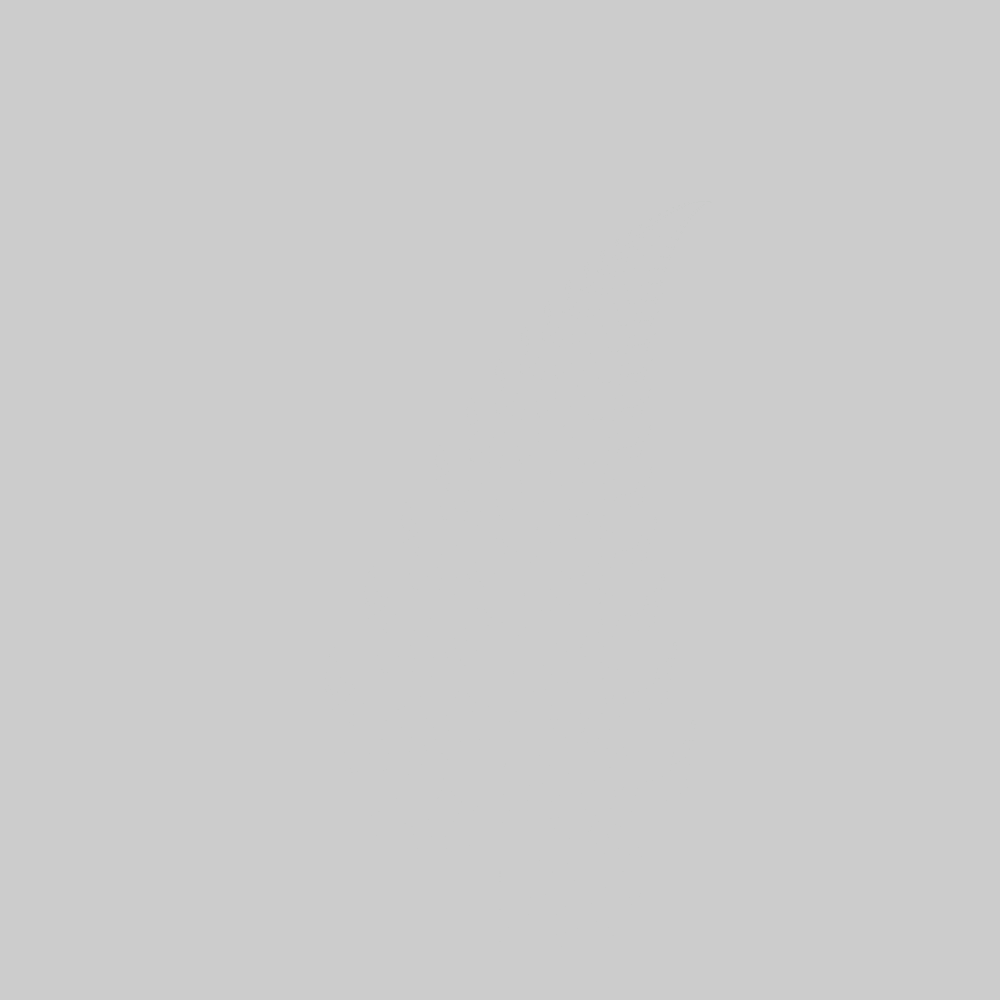
Frame 1 (no input)
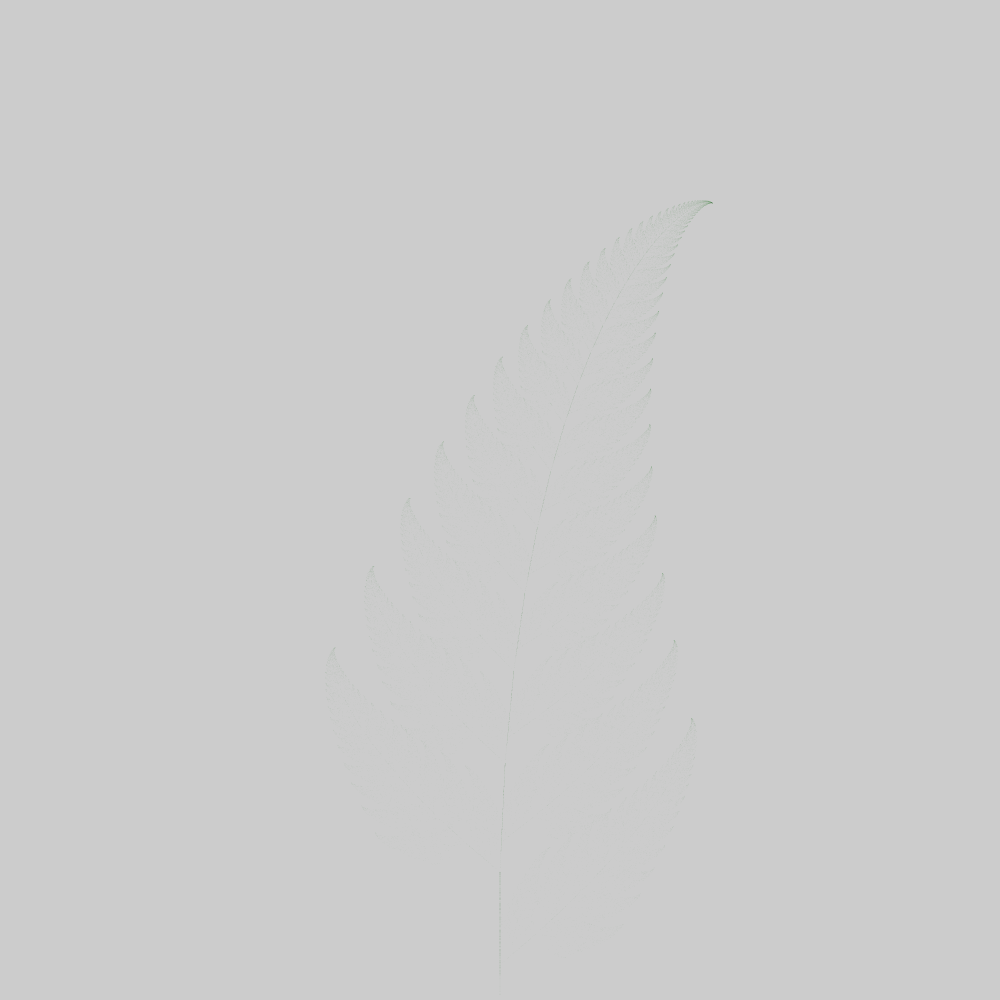
Frame 60 (the mouse pressed at the canvas centre just before this capture)
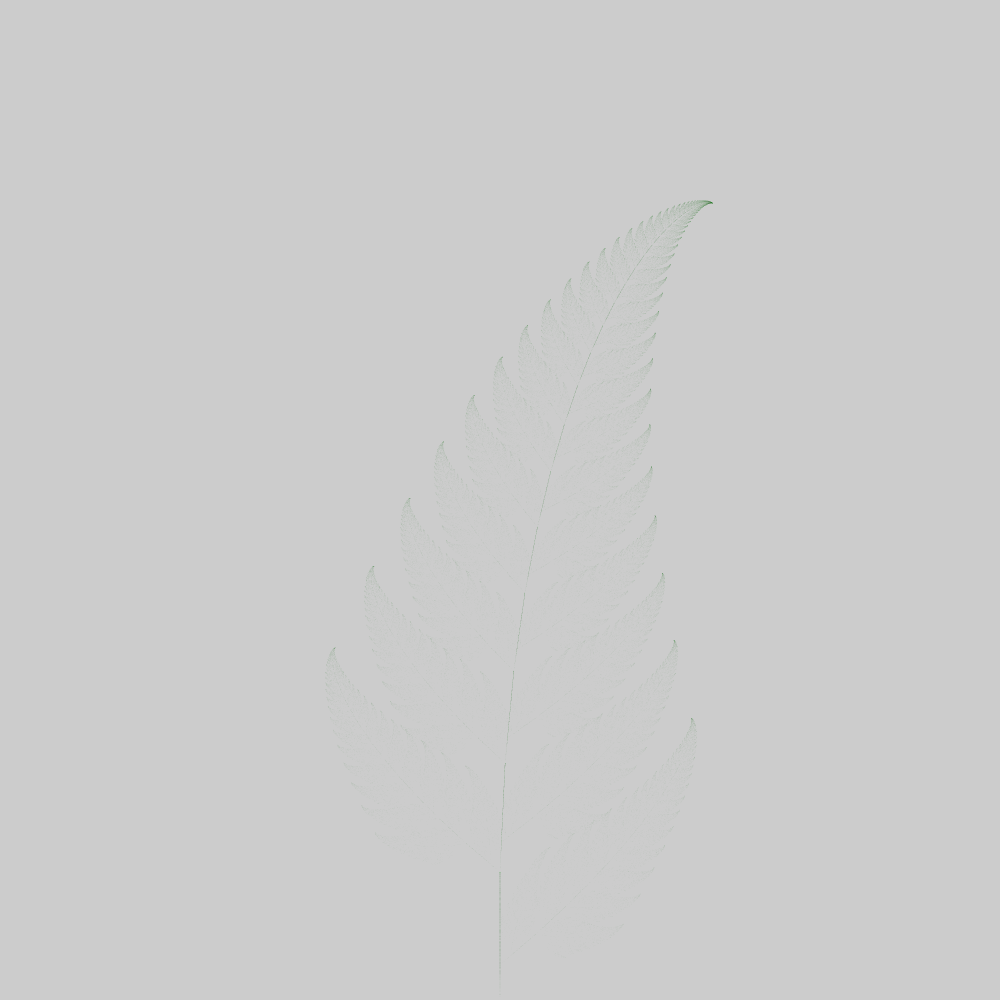
Frame 120 (the mouse held since frame 60 and released just before this capture)

The Processing sketch that drew these frames (run headless with seeded random() and noise(); from frame 60 on, the mouse is pressed at the canvas centre):

// Processing sketch: processing_116640
// ── processing_116640.pde

PVector point;

void setup(){
  size(1000,1000);
  point = new PVector(0, 0);

  frameRate(20);
  noStroke();
  fill(22,95,26,100);
  
}

void draw(){
  translate(width/2, height);
  for(int i = 0; i < 1000; i++){
    int rnd = (int)random(0,100);
    point = iterate(point, rnd);
    ellipse(80*point.x, -80*point.y,.25,.25);
   //ellipse(0,0,100,100); 
  }

}

PVector iterate(PVector old, int index){
  float x,y;
  if(index <85){
    x = .85*old.x + .04*old.y;
    y = -.04*old.x + .85*old.y + 1.6;
  } else if (index < 92){
    x = .2 * old.x -.26*old.y;
    y = .23 * old.x + .22 * old.y + 1.6;
  } else if (index < 99){
    x = -.15 * old.x + .28*old.y;
    y = .26 * old.x + .24*old.y + .44;
  } else {
    x = 0;
    y = .16 * old.y;
  }
  return new PVector(x,y);
}
